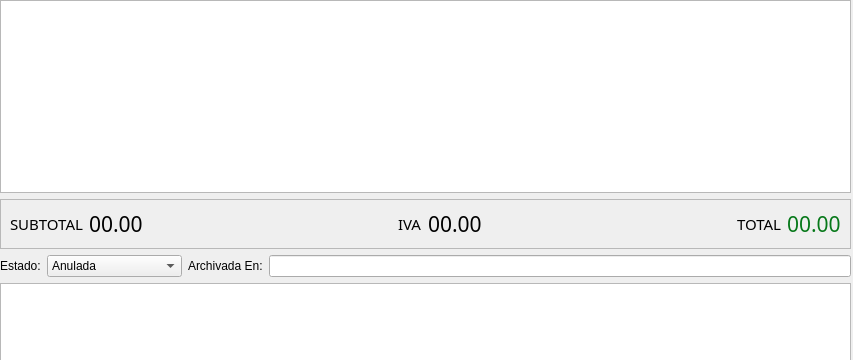
            <widget class="QWidget" name="scrollAreaWidgetContents_3">
             <property name="geometry">
              <rect>
               <x>0</x>
               <y>0</y>
               <width>853</width>
               <height>360</height>
              </rect>
             </property>
             <widget class="QLabel" name="lbl_observaciones">
              <property name="geometry">
               <rect>
                <x>-109</x>
                <y>-10</y>
                <width>93</width>
                <height>84</height>
               </rect>
              </property>
              <property name="text">
               <string>Observaciones:</string>
              </property>
             </widget>
             <widget class="QWidget" name="">
              <property name="geometry">
               <rect>
                <x>0</x>
                <y>0</y>
                <width>851</width>
                <height>475</height>
               </rect>
              </property>
              <layout class="QVBoxLayout" name="verticalLayout">
               <item>
                <widget class="QTableView" name="tableView"/>
               </item>
               <item>
                <widget class="QFrame" name="frame_2">
                 <property name="frameShape">
                  <enum>QFrame::StyledPanel</enum>
                 </property>
                 <property name="frameShadow">
                  <enum>QFrame::Raised</enum>
                 </property>
                 <layout class="QHBoxLayout" name="horizontalLayout_2">
                  <item>
                   <layout class="QHBoxLayout" name="horizontalLayout">
                    <item>
                     <widget class="QLabel" name="lbl_nro_motor_2">
                      <property name="font">
                       <font>
                        <family>Abyssinica SIL</family>
                        <pointsize>11</pointsize>
                       </font>
                      </property>
                      <property name="text">
                       <string>SUBTOTAL</string>
                      </property>
                     </widget>
                    </item>
                    <item>
                     <widget class="QLabel" name="lbl_nro_motor_6">
                      <property name="font">
                       <font>
                        <family>Abyssinica SIL</family>
                        <pointsize>16</pointsize>
                       </font>
                      </property>
                      <property name="text">
                       <string>00.00</string>
                      </property>
                     </widget>
                    </item>
                    <item>
                     <spacer name="horizontalSpacer_2">
                      <property name="orientation">
                       <enum>Qt::Horizontal</enum>
                      </property>
                      <property name="sizeHint" stdset="0">
                       <size>
                        <width>40</width>
                        <height>20</height>
                       </size>
                      </property>
                     </spacer>
                    </item>
                    <item>
                     <widget class="QLabel" name="lbl_nro_motor_4">
                      <property name="font">
                       <font>
                        <family>Abyssinica SIL</family>
                        <pointsize>11</pointsize>
                       </font>
                      </property>
                      <property name="text">
                       <string>IVA</string>
                      </property>
                     </widget>
                    </item>
                    <item>
                     <widget class="QLabel" name="lbl_nro_motor_7">
                      <property name="font">
                       <font>
                        <family>Abyssinica SIL</family>
                        <pointsize>16</pointsize>
                       </font>
                      </property>
                      <property name="text">
                       <string>00.00</string>
                      </property>
                     </widget>
                    </item>
                    <item>
                     <spacer name="horizontalSpacer">
                      <property name="orientation">
                       <enum>Qt::Horizontal</enum>
                      </property>
                      <property name="sizeHint" stdset="0">
                       <size>
                        <width>40</width>
                        <height>20</height>
                       </size>
                      </property>
                     </spacer>
                    </item>
                    <item>
                     <widget class="QLabel" name="lbl_nro_motor_5">
                      <property name="font">
                       <font>
                        <family>Abyssinica SIL</family>
                        <pointsize>11</pointsize>
                       </font>
                      </property>
                      <property name="text">
                       <string>TOTAL</string>
                      </property>
                     </widget>
                    </item>
                    <item>
                     <widget class="QLabel" name="lbl_nro_motor_8">
                      <property name="font">
                       <font>
                        <family>Abyssinica SIL</family>
                        <pointsize>16</pointsize>
                       </font>
                      </property>
                      <property name="styleSheet">
                       <string notr="true">color: rgb(6, 120, 25);</string>
                      </property>
                      <property name="text">
                       <string>00.00</string>
                      </property>
                     </widget>
                    </item>
                   </layout>
                  </item>
                 </layout>
                </widget>
               </item>
               <item>
                <layout class="QHBoxLayout" name="horizontalLayout_9">
                 <item>
                  <widget class="QLabel" name="lbl_cliente_2">
                   <property name="text">
                    <string>Estado:</string>
                   </property>
                  </widget>
                 </item>
                 <item>
                  <widget class="QComboBox" name="cmb_contacto">
                   <property name="toolTip">
                    <string>Contactos</string>
                   </property>
                   <item>
                    <property name="text">
                     <string>Anulada</string>
                    </property>
                   </item>
                   <item>
                    <property name="text">
                     <string>Extraviada</string>
                    </property>
                   </item>
                   <item>
                    <property name="text">
                     <string>Pendiente de Pago</string>
                    </property>
                   </item>
                   <item>
                    <property name="text">
                     <string>Pagada</string>
                    </property>
                   </item>
                   <item>
                    <property name="text">
                     <string>Emitida</string>
                    </property>
                   </item>
                  </widget>
                 </item>
                 <item>
                  <widget class="QLabel" name="lbl_nro_motor">
                   <property name="text">
                    <string>Archivada En:</string>
                   </property>
                  </widget>
                 </item>
                 <item>
                  <widget class="QLineEdit" name="txt_nro_motor">
                   <property name="toolTip">
                    <string>Ingresar numero de motor</string>
                   </property>
                   <property name="text">
                    <string/>
                   </property>
                  </widget>
                 </item>
                </layout>
               </item>
               <item>
                <widget class="QPlainTextEdit" name="rtxt_observaciones">
                 <property name="toolTip">
                  <string>Ingresar observaciones</string>
                 </property>
                </widget>
               </item>
              </layout>
             </widget>
            </widget>
